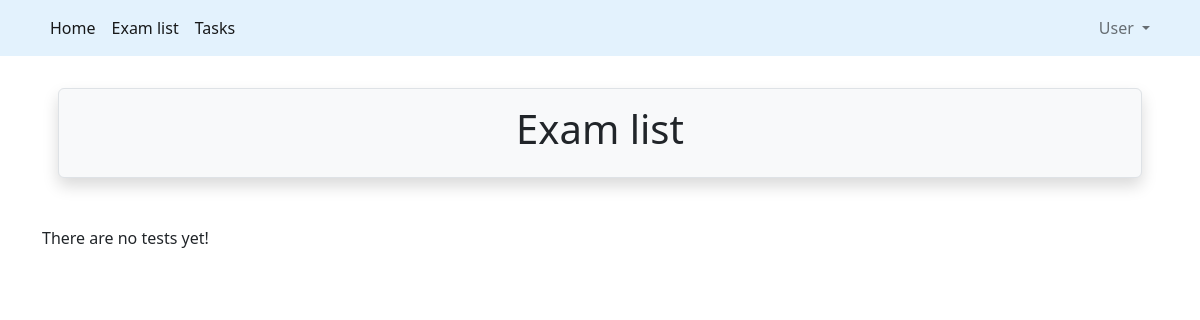
The page /quiz/ (signed in) on the database as committed earlier.
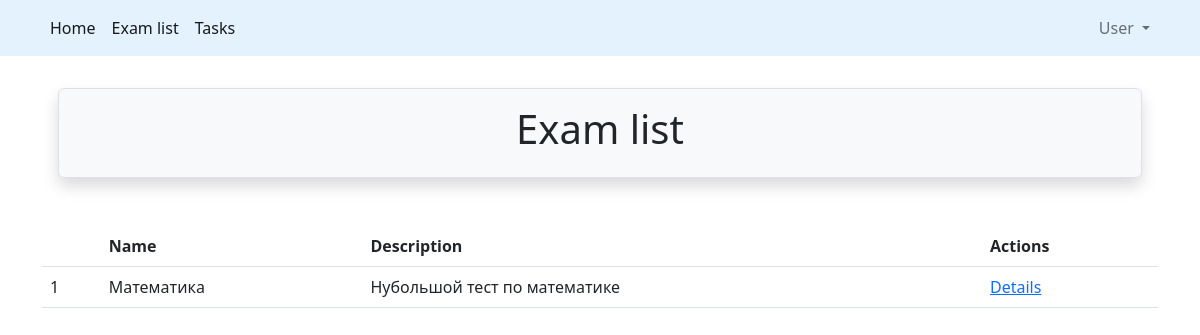
The same page on the database as committed later.
### src/quiz/models.py (models this page shows, shortened)
class BaseModel(models.Model):
    create_timestamp = models.DateTimeField(auto_now_add=True)
    update_timestamp = models.DateTimeField(auto_now=True)
    class Meta:
        abstract = True

class Exam(BaseModel):
    QUESTION_MIN_LIMIT = 3
    QUESTION_MAX_LIMIT = 100
    class LEVEL(models.IntegerChoices):
        BASIC = 0, 'Basic',
        MIDDLE = 1, 'Middle',
        ADVANCED = 2, 'Advanced',
    uuid = models.UUIDField(default=uuid4, db_index=True, unique=True)
    title = models.CharField(max_length=100)
    description = models.TextField(null=True, blank=True)
    level = models.PositiveSmallIntegerField(choices=LEVEL.choices, default=LEVEL.BASIC)
    class Meta:
        db_table = 'exam'
        verbose_name = 'Exam'
        verbose_name_plural = 'Exams'

### src/quiz/views.py (the view)
# urls.py: path('', ExamListView.as_view(), name='list'),
class ExamListView(LoginRequiredMixin, ListView):
    model = Exam
    template_name = 'exam/list.html'
    context_object_name = 'exams'  # object_list

### src/quiz/templates/exam/list.html (shortened to what this page needs)
{% extends 'base.html' %}
{% block header %}
    Exam list
{% endblock %}
{% block content %}
    {% if exams %}
        <table class="table table-hover">
            <thead class="thead-dark">
                <tr>
                    <th></th>
                    <th>Name</th>
                    <th>Description</th>
                    <th>Actions</th>
                </tr>
            </thead>
            <tbody>
            {% for exam in exams %}
                <tr>
                    <td>{{ forloop.counter }}</td>
                    <td>{{ exam.title }}</td>
                    <td>{{ exam.description }}</td>
                    <td><a href="{% url 'quiz:details' uuid=exam.uuid %}">Details</a></td>
                </tr>
            {% endfor %}
            </tbody>
        </table>
    {% else %}
        <p>There are no tests yet!</p>
    {% endif %}
{% endblock %}

Rows that differ between the two databases and show on the page:
added Exam: title "Математика", description "Нубольшой тест по математике"
Other text that changed with them:
text no longer shown: "There are no tests yet!"
text now shown: "Name Description Actions"
